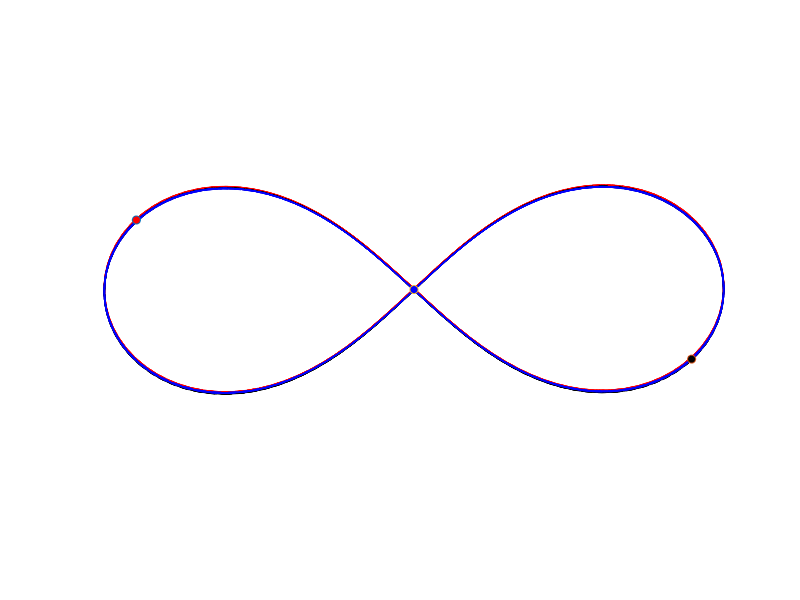

Write the MATLAB code that produced this figure. (Note: this script raises an error after producing the figure.)
clear all;
clc;

%% SZIMULACIOS PARAMETEREK
Ts=0.01;    % szimulacios idokoz
N=10000;    % szimulacios utemszam
toSave=1:6; % csak ezen indexu allapotvaltozokat mentjuk el

%% A DIFFERENCIALEGYENLET ES A KEZDETI ALLAPOT MEGADASA
%  eredeti masodrendu:
%       x1''=g*m2*(x2-x1)/((x1-x2)^2+(y1-y2)^2)^1.5+g*m3*(x3-x1)/((x1-x3)^2+(y1-y3)^2)^1.5
%       y1''=g*m2*(y2-y1)/((x1-x2)^2+(y1-y2)^2)^1.5+g*m3*(y3-y1)/((x1-x3)^2+(y1-y3)^2)^1.5
%       x2''=g*m1*(x1-x2)/((x1-x2)^2+(y1-y2)^2)^1.5+g*m3*(x3-x2)/((x2-x3)^2+(y2-y3)^2)^1.5
%       y2''=g*m1*(y1-y2)/((x1-x2)^2+(y1-y2)^2)^1.5+g*m3*(y3-y2)/((x2-x3)^2+(y2-y3)^2)^1.5
%       x3''=g*m1*(x1-x3)/((x1-x3)^2+(y1-y3)^2)^1.5+g*m2*(x2-x3)/((x2-x3)^2+(y2-y3)^2)^1.5
%       y3''=g*m1*(y1-y3)/((x1-x3)^2+(y1-y3)^2)^1.5+g*m2*(y2-y3)/((x2-x3)^2+(y2-y3)^2)^1.5
%  szetbontva elsorenduekre:
%       x1'=vx1
%       y1'=vy1
%       x2'=vx2
%       y2'=vy2
%       x3'=vx3
%       y3'=vy3
%       vx1'=g*m2*(x2-x1)/((x1-x2)^2+(y1-y2)^2)^1.5+g*m3*(x3-x1)/((x1-x3)^2+(y1-y3)^2)^1.5
%       vy1'=g*m2*(y2-y1)/((x1-x2)^2+(y1-y2)^2)^1.5+g*m3*(y3-y1)/((x1-x3)^2+(y1-y3)^2)^1.5
%       vx2'=g*m1*(x1-x2)/((x1-x2)^2+(y1-y2)^2)^1.5+g*m3*(x3-x2)/((x2-x3)^2+(y2-y3)^2)^1.5
%       vy2'=g*m1*(y1-y2)/((x1-x2)^2+(y1-y2)^2)^1.5+g*m3*(y3-y2)/((x2-x3)^2+(y2-y3)^2)^1.5
%       vx3'=g*m1*(x1-x3)/((x1-x3)^2+(y1-y3)^2)^1.5+g*m2*(x2-x3)/((x2-x3)^2+(y2-y3)^2)^1.5
%       vy3'=g*m1*(y1-y3)/((x1-x3)^2+(y1-y3)^2)^1.5+g*m2*(y2-y3)/((x2-x3)^2+(y2-y3)^2)^1.5
%  allapotvektor:
%       x=[x1, y1, x2, y2, x3, y3, vx1, vy1, vx2, vy2, vx3, vy3]

m1=1;
m2=1;
m3=1;
g=1;

dXdt=@(x)[
    x(7);
    x(8);
    x(9);
    x(10);
    x(11);
    x(12);
    g*m2*(x(3)-x(1))/((x(1)-x(3))^2+(x(2)-x(4))^2)^1.5+g*m3*(x(5)-x(1))/((x(1)-x(5))^2+(x(2)-x(6))^2)^1.5;
    g*m2*(x(4)-x(2))/((x(1)-x(3))^2+(x(2)-x(4))^2)^1.5+g*m3*(x(6)-x(2))/((x(1)-x(5))^2+(x(2)-x(6))^2)^1.5;
    g*m1*(x(1)-x(3))/((x(1)-x(3))^2+(x(2)-x(4))^2)^1.5+g*m3*(x(5)-x(3))/((x(3)-x(5))^2+(x(4)-x(6))^2)^1.5;
    g*m1*(x(2)-x(4))/((x(1)-x(3))^2+(x(2)-x(4))^2)^1.5+g*m3*(x(6)-x(4))/((x(3)-x(5))^2+(x(4)-x(6))^2)^1.5;
    g*m1*(x(1)-x(5))/((x(1)-x(5))^2+(x(2)-x(6))^2)^1.5+g*m2*(x(3)-x(5))/((x(3)-x(5))^2+(x(4)-x(6))^2)^1.5;
    g*m1*(x(2)-x(6))/((x(1)-x(5))^2+(x(2)-x(6))^2)^1.5+g*m2*(x(4)-x(6))/((x(3)-x(5))^2+(x(4)-x(6))^2)^1.5;
];

x=[-0.97 ; 0.243 ; 0.970 ; -0.243 ; 0 ; 0 ; -0.466 ; -0.433 ; -0.466 ; -0.433 ; 0.932 ; 0.866];

%% RUNGE-KUTTA-MODSZER
xSave=zeros(length(toSave),N);
for ii=1:N
    xSave(:,ii)=x(toSave);
    a=dXdt(x);
    b=dXdt(x+0.5*Ts*a);
    c=dXdt(x+0.5*Ts*b);
    d=dXdt(x+Ts*c);
    x=x+Ts*(a+2*b+2*c+d)/6;
end

%% ABRAZOLAS
figure(1);
for ii=1:N
    plot(xSave(1,:),xSave(2,:),'r--');
    hold on;
    plot(xSave(3,:),xSave(4,:),'k--');
    plot(xSave(5,:),xSave(6,:),'b--');
    plot(xSave(1,ii),xSave(2,ii),'o','MarkerFaceColor','r');
    plot(xSave(3,ii),xSave(4,ii),'o','MarkerFaceColor','k');
    plot(xSave(5,ii),xSave(6,ii),'o','MarkerFaceColor','b');
    hold off;
    axis equal off;
    axis([minmax([xSave(1,:) xSave(3,:) xSave(5,:)]) minmax([xSave(2,:) xSave(4,:) xSave(6,:)])]);
    title(sprintf('t=%.2f',ii*Ts));
    pause(0.01);
end